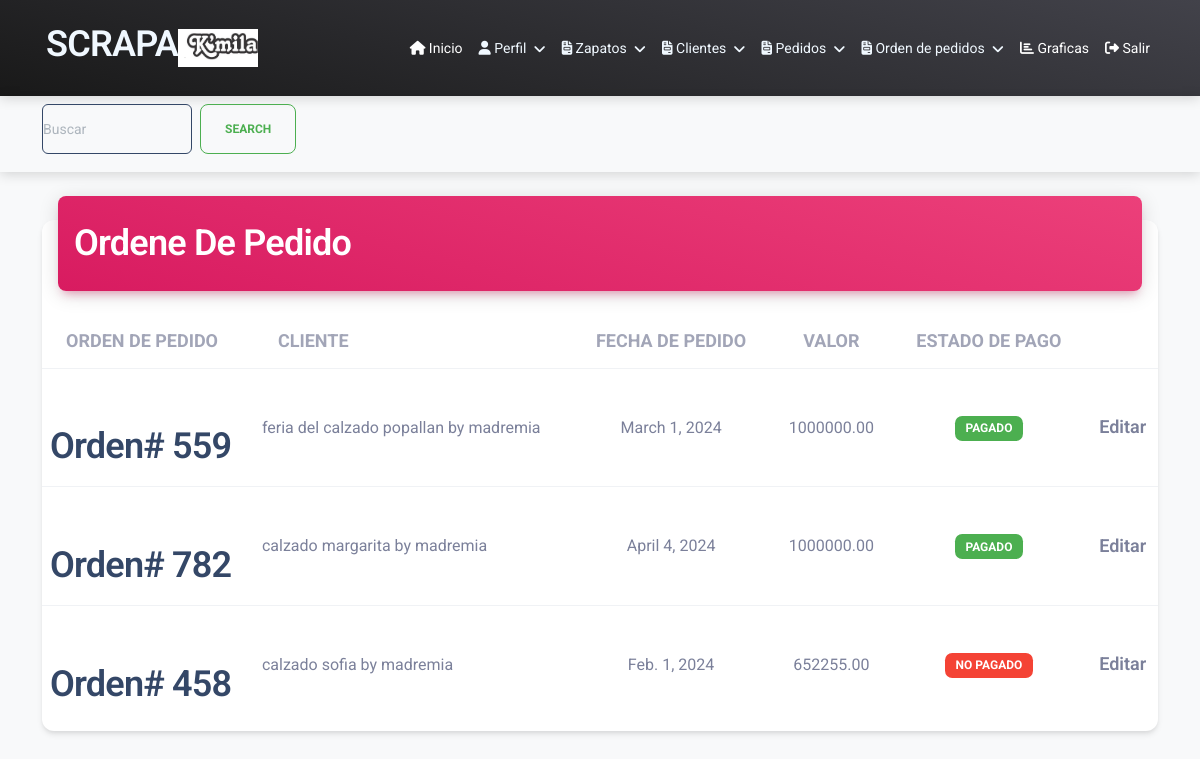
Screenshot of /facturas/ (signed in) with the database file from the repository.
### usuairo/models.py (models this page shows, shortened)
class UserProfile(models.Model):
    user = models.OneToOneField(User, on_delete=models.CASCADE)
    logo = models.ImageField(upload_to='images/', blank=True, null=True)
    telefono = models.CharField(max_length=20, blank=True)
    correo = models.EmailField(blank=True)
    nombre_empresa = models.CharField(max_length=100,default='nombre')

class Factura (models.Model):
    user = models.ForeignKey(User, on_delete=models.CASCADE)
    cliente = models.ForeignKey(cliente , on_delete=models.CASCADE)
    fecha_pedido=models.DateField()
    pago =  models.BooleanField(default=False)
    fecha_de_entrega=models.DateField(blank=True, null=True)
    total = models.DecimalField(max_digits=10, decimal_places=2, default=0)
    nombre=models.CharField(max_length=60,default='Orden-#')

class cliente (models.Model):
    nombre=models.CharField(max_length=100)
    correo=models.EmailField(max_length=254)
    numero=models.IntegerField()
    dirreccion=models.CharField( max_length=150)
    departamento=models.ForeignKey(Departamento, on_delete=models.CASCADE)
    ciudad =models.ForeignKey(Ciudad, on_delete=models.CASCADE)
    user = models.ForeignKey(User , on_delete=models.CASCADE)
    local =models.CharField(max_length=100)
    def __str__(self):
      return f"{self.nombre} by {self.user.username}"

### usuairo/views.py (the view)
# urls.py: path('facturas/',views.facturas,name='facturas'),
@login_required
def facturas(request):
     facturas=Factura.objects.filter(user=request.user)
     return render(request,'factura.html',{'facturas':facturas})

### usuairo/templates/factura.html (shortened to what this page needs)
{% extends "index.html" %}
{% block content  %}
  <nav class="navbar navbar-expand-lg bg-body-tertiary justify-content-end">
    <div class="container-fluid justify-content-end">
      <div class="collapse navbar-collapse" id="navbar" style="height: 150spx; width: 200px;">
        <div class="container">
          <form class="d-flex " role="search"  action="{% url 'search_factura' %}" method="GET"  style="width: 300px; height: 60px;">
            <input class="form-control me-2 border border-dark " style="border: black; width: 150px; height: 50px;" type="search" placeholder="Buscar" aria-label="Search" name="buscar">
            <button class="btn btn-outline-success"  style="height: 50px;" type="submit">Search</button>
          </form>
            </div>
        </div>
      </div>
  </nav>
<main class="container mt-5">
  <div class="card my-4">
      <div class="card-header p-0 position-relative mt-n4 mx-3 z-index-2">
          <div class="bg-gradient-primary shadow-primary border-radius-lg pt-4 pb-3">
              <h2 class="text-white text-capitalize ps-3">Ordene de pedido</h2>
          </div>
      </div>
      <div class="card-body px-0 pb-2">
          <div class="table-responsive p-0">
              <table class="table align-items-center mb-0">
                  <thead>
                      <tr>
                          <th class="text-uppercase text-secondary text-lg font-weight-bolder opacity-7">Orden de Pedido</th>
                          <th class="text-uppercase text-secondary text-lg font-weight-bolder opacity-7">Cliente</th>
                          <th class="text-center text-uppercase text-secondary text-lg font-weight-bolder opacity-7">Fecha de Pedido</th>
                          <th class="text-center text-uppercase text-secondary text-lg font-weight-bolder opacity-7">Valor</th>
                          <th class="text-center text-uppercase text-secondary text-lg font-weight-bolder opacity-7">Estado de Pago</th>
                          <th class="text-secondary opacity-7"></th>
                      </tr>
                  </thead>
                  <tbody>
                    {% if facturas %}
                      {% for factura in facturas %}
                      <tr>
                          <td>
                              <h2 class="fw-bold" contextmenu="factura"><br>{{ factura.nombre }}</h2>
                          </td>
                          <td>{{ factura.cliente }}</td>
                          <td class="align-middle text-center">{{ factura.fecha_pedido }}</td>
                          <td class="align-middle text-center">{{ factura.total }}</td>
                          <td class="align-middle text-center">
                              {% if factura.pago %}
                              <span class="badge bg-success">Pagado</span>
                              {% else %}
                              <span class="badge bg-danger">No pagado</span>
                              {% endif %}
                          </td>
                          <td class="align-middle">
                              <a href="{% url 'factura_detail' factura.id %}" class="text-secondary font-weight-bold text-lg" data-toggle="tooltip" data-original-title="Editar factura">
                                  Editar
                              </a>
                          </td>
                      </tr>
                      {% endfor %}
                  </tbody>
              </table>
              {% else %}
              <p>No se encontraron resultados para la búsqueda.</p>
           {% endif %}
          </div>
      </div>
  </div>
</main>
{% endblock  %}

### usuairo/templates/index.html (shortened to what this page needs)
<!DOCTYPE html>
{% load static %}
<html lang="en">
  <head>
<link href="{% static 'assets/css/nucleo-icons.css' %}" rel="stylesheet" />
<link href="{% static 'assets/css/nucleo-svg.css' %}" rel="stylesheet" />
<link id="pagestyle" href="{% static 'assets/css/material-dashboard.css' %}" rel="stylesheet" />
  </head>
  <body class="g-sidenav-show  bg-gray-100">
    <nav class="navbar navbar-expand-lg bg-gradient-dark navbar-dark fixed-start">
      <div class="container">
               <div>              <h2
                style="color: aliceblue;"  class="ms-1 font-weight-bold">SCRAPA</h2></div>
               {% if user.is_authenticated %}
               <div class="d-flex align-items-center ms-auto">
                   {% if user.userprofile.logo %}
                   <img src="{{ user.userprofile.logo.url }}" alt="Logo" class="user-logo" style="width: 80px; height: 80px; object-fit: contain; margin-right: 10px;">
                   {% endif %}
               </div>
           {% endif %}
          <div class="collapse navbar-collapse" id="navbarSupportedContent">
              <ul class="navbar-nav ms-auto">
                  {% if user.is_authenticated %}
                  <li class="nav-item">
                    <a class="nav-link active" href="/inicio">
                        <i class="fas fa-home"></i>
                        Inicio
                    </a>
                </li>
                <li class="nav-item dropdown">
                    <a class="nav-link dropdown-toggle" href="#" id="navbarDropdown"  style="color: aliceblue;" role="button" data-bs-toggle="dropdown" aria-expanded="false">
                        <i class="fas fa-user"></i>
                        Perfil
                    </a>
                </li>
                  <li class="nav-item dropdown">
                    <a class="nav-link dropdown-toggle" href="#" id="navbarDropdown"  style="color: aliceblue;" role="button" data-bs-toggle="dropdown" aria-expanded="false">
                        <i class="fas fa-file-invoice"></i>
                        Zapatos
                    </a>
                </li>
                  <li class="nav-item dropdown">
                    <a class="nav-link dropdown-toggle" href="#" id="navbarDropdown"  style="color: aliceblue;" role="button" data-bs-toggle="dropdown" aria-expanded="false">
                        <i class="fas fa-file-invoice"></i>
                        Clientes
                    </a>
                </li>
                <li class="nav-item dropdown">
                    <a class="nav-link dropdown-toggle" href="#" id="navbarDropdown"  style="color: aliceblue;" role="button" data-bs-toggle="dropdown" aria-expanded="false">
                        <i class="fas fa-file-invoice"></i>
                        Pedidos
                    </a>
                </li>
                  <li class="nav-item dropdown">
                    <a class="nav-link dropdown-toggle" href="#" id="navbarDropdown"  style="color: aliceblue;" role="button" data-bs-toggle="dropdown" aria-expanded="false">
                        <i class="fas fa-file-invoice"></i>
                        Orden de pedidos
                    </a>
                </li>
                <li class="nav-item">
                    <a class="nav-link active" href="/graficas">
                        <i class="fas fa-chart-bar"></i>
                        Graficas
                    </a>
                </li>
                  <li class="nav-item">
                      <a class="nav-link active" href="/logaut">
                          <i class="fas fa-sign-out-alt"></i>
                          Salir
                      </a>
                  </li>
                  {% endif %}
              </ul>
          </div>
      </div>
  </nav>
  </body>
 {% block content %}
    {% endblock %}
</html>

### rows the page displays
Factura: nombre "Orden# 559", cliente "feria del calzado popallan by madremia", fecha_pedido "March 1, 2024", total "1000000.00", pago "PAGADO"
Factura: nombre "Orden# 782", cliente "calzado margarita by madremia", fecha_pedido "April 4, 2024", total "1000000.00", pago "PAGADO"
Factura: nombre "Orden# 458", cliente "calzado sofia by madremia", fecha_pedido "Feb. 1, 2024", total "652255.00", pago "NO PAGADO"
